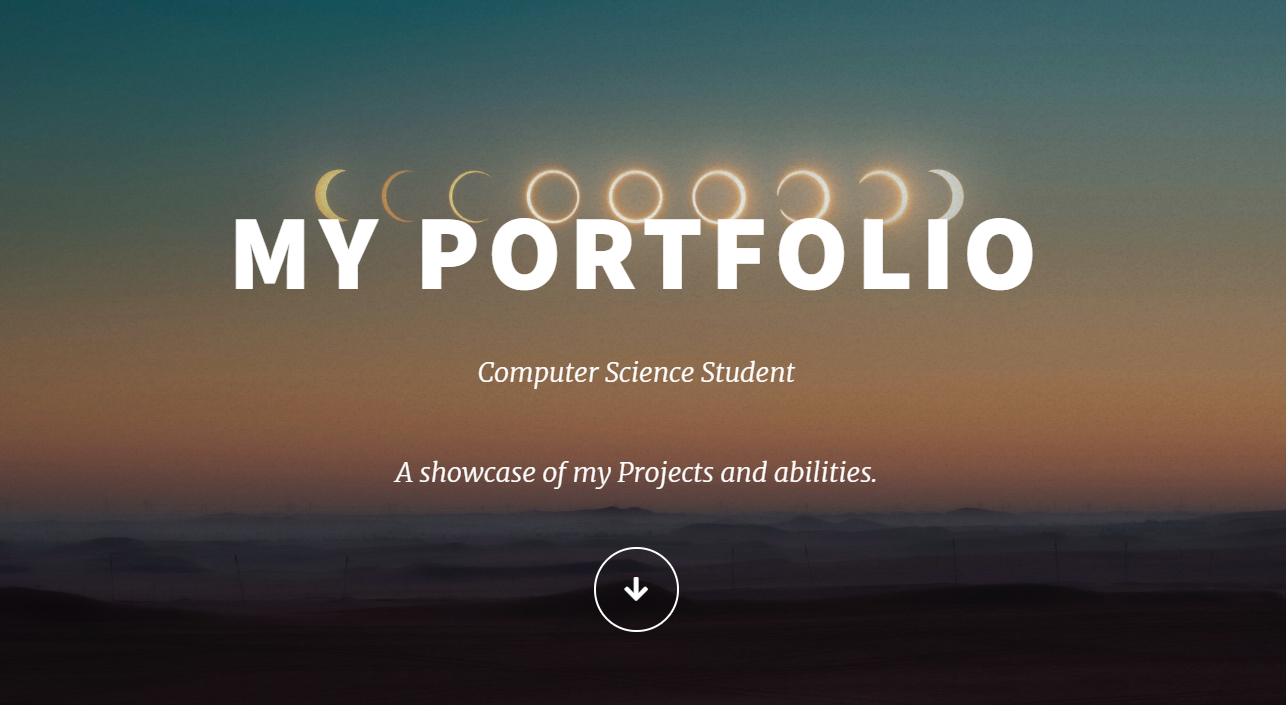
#> input picture input/image_01.png, 1286 x 705 px; its folder holds only this picture in this run
$ python watermark_dataset.py --watermark input/image_01.png --input input --output out
#> lines starting #> are read from the running program, lines starting #| are printed output that depends on the picture
# USAGE
# python watermark_dataset.py --watermark watermark.png --input input --output output
from imutils import paths
import numpy as np
import argparse
import cv2
import os

ap = argparse.ArgumentParser()
ap.add_argument("-w", "--watermark", required=True,
	help="path to watermark image (assumed to be transparent PNG)")
ap.add_argument("-i", "--input", required=True,
	help="path to the input directory of images")
ap.add_argument("-o", "--output", required=True,
	help="path to the output directory")
ap.add_argument("-a", "--alpha", type=float, default=0.25,
	help="alpha transparency of the overlay (smaller is more transparent)")
ap.add_argument("-c", "--correct", type=int, default=1,
	help="flag used to handle if bug is displayed or not")
args = vars(ap.parse_args())

# load the watermark image, making sure we retain the 4th channel
# which contains the alpha transparency
watermark = cv2.imread(args["watermark"], cv2.IMREAD_UNCHANGED)
#> watermark is the input picture: shape (705, 1286, 4); mean B, G, R, A 76.2, 83.8, 88.3, 255
(wH, wW) = watermark.shape[:2]
#> wH = 705; wW = 1286

if args["correct"] > 0:
	(B, G, R, A) = cv2.split(watermark)
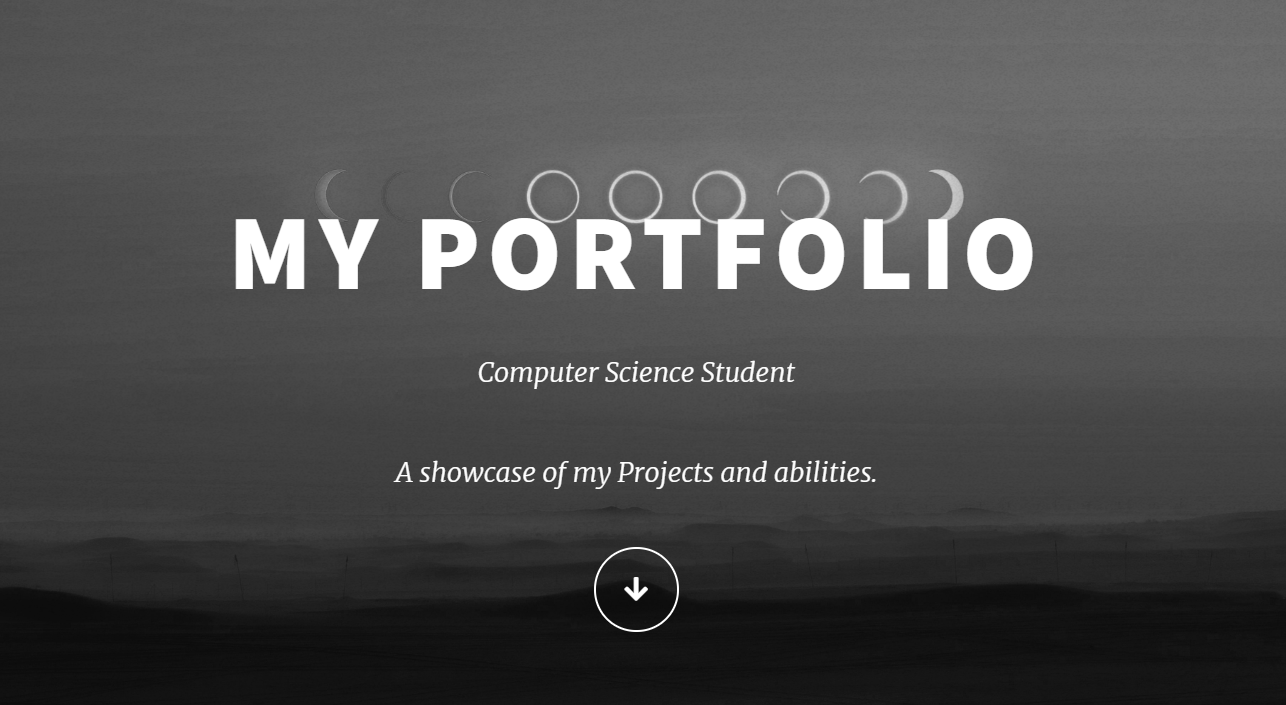
#> B: shape (705, 1286); min 11, max 255, mean 76.2
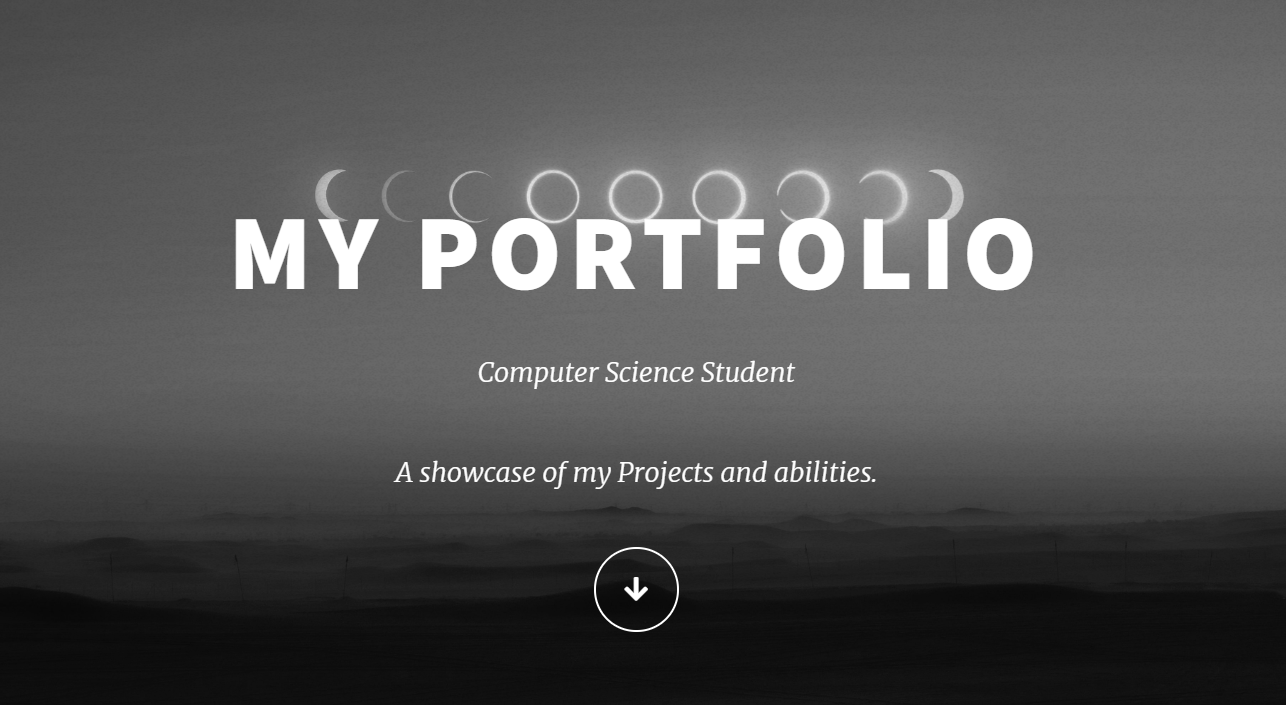
#> G: shape (705, 1286); min 7, max 255, mean 83.8
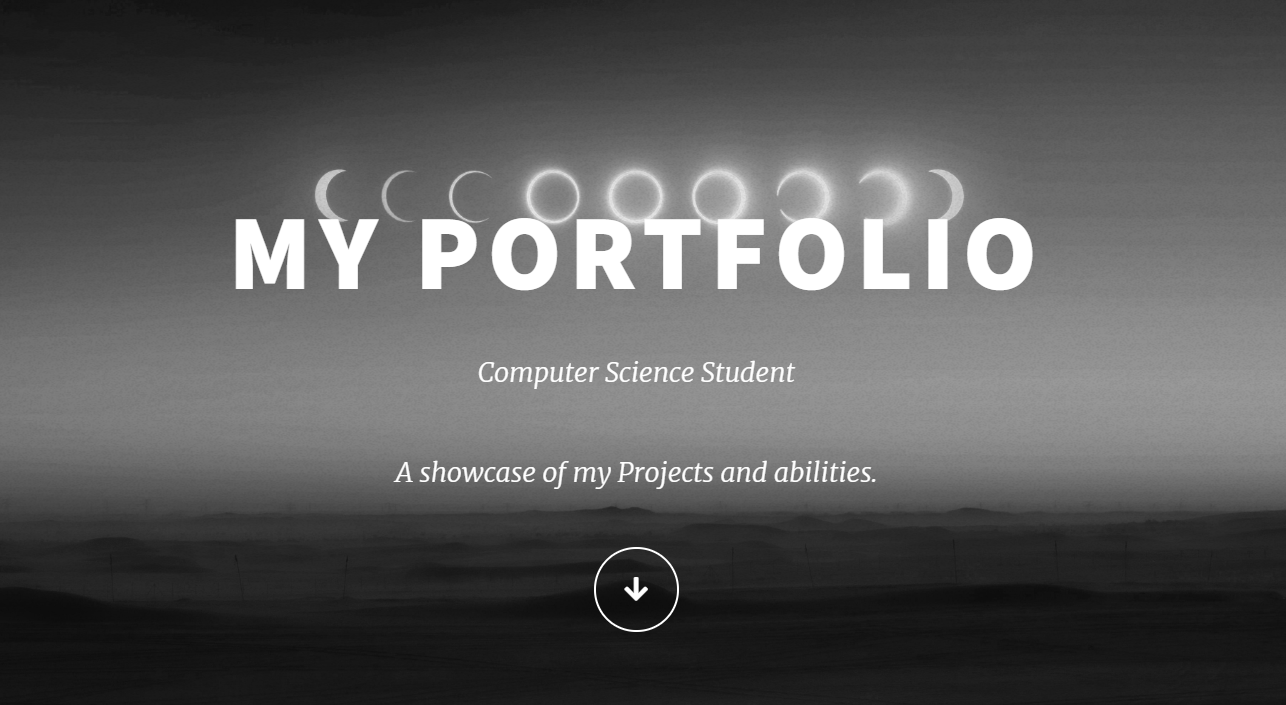
#> R: shape (705, 1286); min 12, max 255, mean 88.3
#> A: shape (705, 1286); every value is 255
	B = cv2.bitwise_and(B, B, mask=A)
	G = cv2.bitwise_and(G, G, mask=A)
	R = cv2.bitwise_and(R, R, mask=A)
	watermark = cv2.merge([B, G, R, A])

# loop over the input images
for imagePath in paths.list_images(args["input"]):

	image = cv2.imread(imagePath)
	(h, w) = image.shape[:2]
#> h = 705; w = 1286
	image = np.dstack([image, np.ones((h, w), dtype="uint8") * 255])


	overlay = np.zeros((h, w, 4), dtype="uint8")
#> (the run stopped early here; a loop or call above may not have finished)
